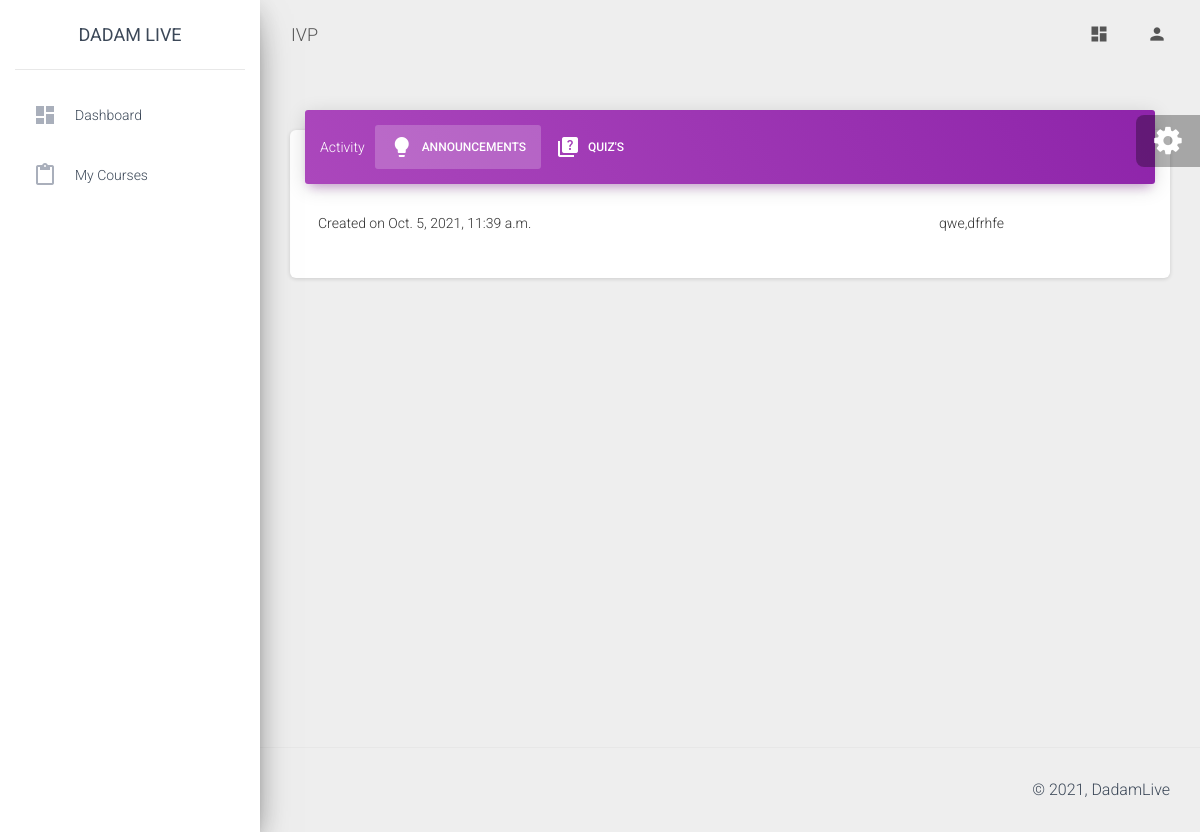
/dashboard/student/courses/view/5 (signed in), run on the app's committed database.
### faculty/models.py (models this page shows, shortened)
class Course(models.Model):
    instructor=models.ForeignKey(User, on_delete=models.CASCADE, null=True, blank=True)
    image=models.ImageField(upload_to='post_images/', default="demo.jpg", null=True)
    courseName=models.CharField(null=True, max_length=200)
    created_on=models.DateTimeField(default=datetime.datetime.now())

class Announcement(models.Model):
    course=models.ForeignKey(Course, on_delete=models.CASCADE, null=True, blank=True)
    message=models.CharField(null=True, max_length=5000)
    created_on=models.DateTimeField(default=datetime.datetime.now())

### student/views.py (the view)
# urls.py: path('courses/view/<str:course_id>',views.view_course_student,name="view_course_student"),
def view_course_student(request, course_id):
    student=basicChecking(request)
    if student[0]==False:
        return student[1]
    student=student[1]
    course=""
    try:
        course=Course.objects.get(id=int(course_id))
        Enrolment.objects.get(course=course, user=request.user)
    except:
        return JsonResponse({"message": "Course was not found on this server or you have not been invited by the instructor."}, status=400)
    announcements=Announcement.objects.filter(course=course)
    quizes=Quiz.objects.filter(course=course, hidden=False)
    return render(request,"student/view_course_student.html",context={"student": student, "course": course, "announcements": announcements, "quizes": quizes})

### student/views.py (called while the page is built)
def basicChecking(request):
    if request.user.is_authenticated==False:
        return [False, redirect('home')]
    try:
        info=UserInformation.objects.get(user=request.user)
        if info.userType.userTypeCode==settings.CODE_STUDENT:
            student=Student.objects.get(user=request.user)
            return [True, student]
        return [False, redirect('home')]
    except:
        return [False, redirect('home')]

### student/templates/student/view_course_student.html (shortened to what this page needs)
{% extends 'student/base.html' %} {% load static %}
{% block heading %}{{course.courseName}}{% endblock %}
{% block main_body %}
  <div class="row">
    <div class="col-lg-12 col-md-12">
      <div class="card">
        <div class="card-header card-header-tabs card-header-primary">
          <div class="nav-tabs-navigation">
            <div class="nav-tabs-wrapper">
              <span class="nav-tabs-title">Activity</span>
              <ul class="nav nav-tabs" data-tabs="tabs">
                <li class="nav-item">
                  <a class="nav-link active" href="#announcemnts" data-toggle="tab">
                    <i class="material-icons">lightbulb</i> Announcements
                    <div class="ripple-container"></div>
                  </a>
                </li>
                <li class="nav-item">
                    <a class="nav-link" href="#quizes" data-toggle="tab">
                      <i class="material-icons">quiz</i> Quiz's
                      <div class="ripple-container"></div>
                    </a>
                </li>
              </ul>
            </div>
          </div>
        </div>
        <div class="card-body">
          <div class="tab-content">
            <div class="tab-pane active" id="announcemnts">
              <table class="table">
                <tbody>
                  {% for each in announcements %}
                  <tr>
                    <td>
                      Created on {{each.created_on}}
                    </td>
                    <td>{{each.message}}   </td>
                  </tr>
                  {% endfor %}
                </tbody>
              </table>
            </div>
          </div>
        </div>
      </div>
    </div>
  </div>
{% endblock %}
{% block left_panel %}
<li class="nav-item ">
    <a class="nav-link" href="{% url 'dashboardStudent' %}">
      <i class="material-icons">dashboard</i>
      <p>Dashboard</p>
    </a>
  </li>
  <li class="nav-item">
    <a class="nav-link" href="{% url 'my_courses' %}">
      <i class="material-icons">content_paste</i>
      <p>My courses</p>
    </a>
  </li>
{% endblock %}

### data on the page
Course: courseName "IVP"
Announcement: created_on "Oct. 5, 2021, 11:39 a.m.", message "qwe,dfrhfe"
